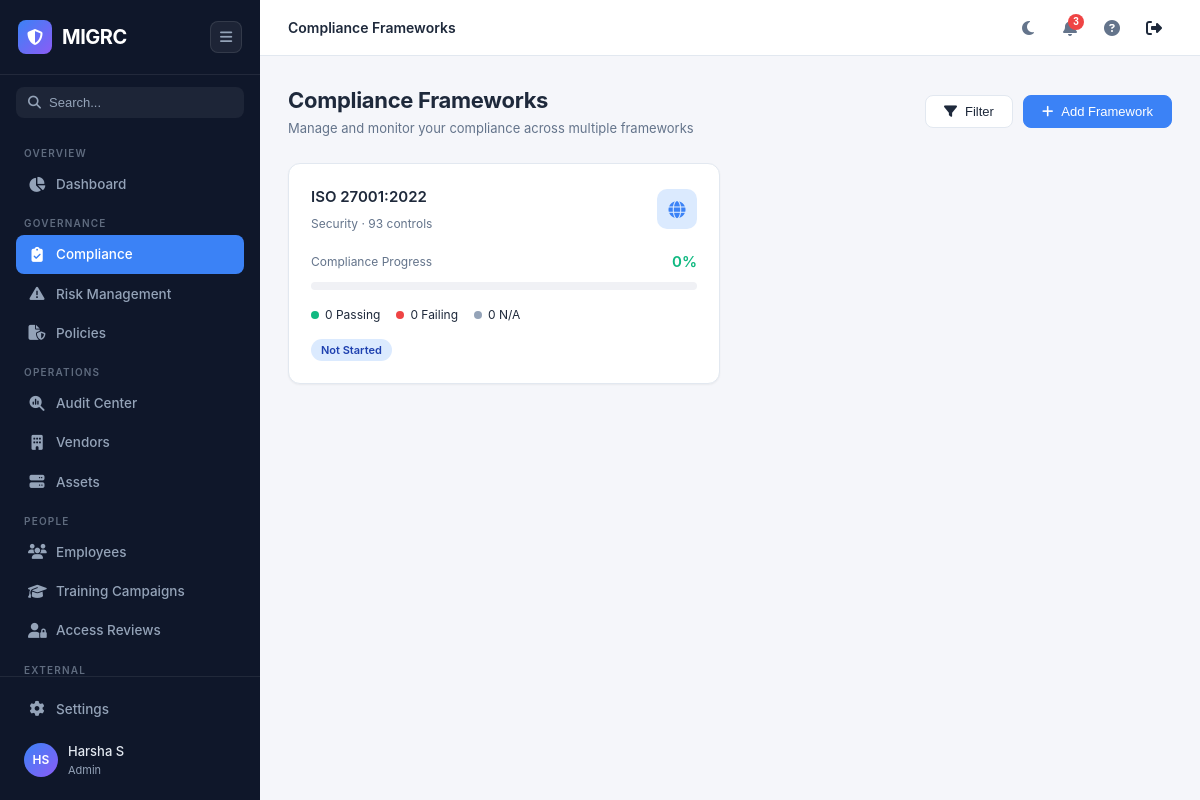
The app's page /compliance (signed in) with its own data.
### app/models.py (models this page shows, shortened)
class User(UserMixin, db.Model):
    __tablename__ = 'users'
    id = db.Column(db.Integer, primary_key=True)
    email = db.Column(db.String(120), unique=True, nullable=False, index=True)
    password_hash = db.Column(db.String(256), nullable=False)
    name = db.Column(db.String(100), nullable=False)
    role = db.Column(db.String(30), nullable=False, default='Viewer')
    is_active_user = db.Column(db.Boolean, default=True)
    created_at = db.Column(db.DateTime, default=datetime.utcnow)
    last_login = db.Column(db.DateTime)
    @property
    def is_active(self):
        return self.is_active_user

class Framework(db.Model):
    __tablename__ = 'frameworks'
    id = db.Column(db.Integer, primary_key=True)
    name = db.Column(db.String(100), nullable=False)
    description = db.Column(db.Text)
    category = db.Column(db.String(50))
    icon = db.Column(db.String(50), default='globe')
    status = db.Column(db.String(30), default='In Progress')
    owner = db.Column(db.String(100))
    target_date = db.Column(db.Date)
    controls_detail = db.Column(db.String(200))
    created_at = db.Column(db.DateTime, default=datetime.utcnow)
    updated_at = db.Column(db.DateTime, default=datetime.utcnow, onupdate=datetime.utcnow)
    controls = db.relationship('Control', backref='framework', lazy='dynamic', cascade='all, delete-orphan')
    @property
    def total_controls(self):
        return self.controls.count()
    @property
    def passing(self):
        return self.controls.filter_by(status='Passing').count()
    @property
    def failing(self):
        return self.controls.filter_by(status='Failing').count()
    @property
    def not_applicable(self):
        return self.controls.filter_by(status='Not Applicable').count()
    @property
    def not_assessed(self):
        return self.controls.filter_by(status='Not Assessed').count()
    @property
    def compliance_score(self):
        applicable = self.total_controls - self.not_applicable
        if applicable == 0:
            return 0.0
        return round((self.passing / applicable) * 100, 1)
    def to_dict(self):
        return {
            'id': self.id,
            'name': self.name,
            'description': self.description,
            'category': self.category,
            'icon': self.icon,
            'total_controls': self.total_controls,
            'controls_detail': self.controls_detail,
            'passing': self.passing,
            'failing': self.failing,
            'not_applicable': self.not_applicable,
            'not_assessed': self.not_assessed,
            'compliance_score': self.compliance_score,
            'status': self.status,
        }

### app/routes/compliance.py (the view)
@compliance_bp.route('/compliance')
@login_required
def compliance():
    frameworks = Framework.query.all()
    return render_template('compliance.html', page='compliance',
        frameworks=[fw.to_dict() for fw in frameworks])

### templates/compliance.html (shortened to what this page needs)
{% extends "base.html" %}
{% block breadcrumb %}<span>Compliance Frameworks</span>{% endblock %}
{% block content %}
<div class="page-header">
    <div>
        <h1>Compliance Frameworks</h1>
        <p>Manage and monitor your compliance across multiple frameworks</p>
    </div>
    <div class="page-actions">
        <button class="btn btn-secondary"><i class="fas fa-filter"></i> Filter</button>
        <button class="btn btn-primary" onclick="showAddFrameworkModal()"><i class="fas fa-plus"></i> Add Framework</button>
    </div>
</div>
<div class="grid-3" id="frameworkGrid">
    {% for fw in frameworks %}
    <div class="framework-card" data-category="{{ fw.category|lower }}" onclick="window.location='/compliance/{{ fw.id }}'" style="cursor:pointer;">
        <div class="framework-card-header">
            <div>
                <h4>{{ fw.name }}</h4>
                <span class="fw-category">{{ fw.category }} &middot; {{ fw.total_controls }} controls</span>
            </div>
            <div class="fw-icon stat-icon {% if fw.category == 'Security' %}blue{% elif fw.category == 'Privacy' %}purple{% elif fw.category == 'Healthcare' %}green{% else %}orange{% endif %}">
                <i class="fas fa-{{ fw.icon }}"></i>
            </div>
        </div>
        <div style="margin-bottom:12px;">
            <div class="flex-between mb-8">
                <span class="text-sm text-muted">Compliance Progress</span>
                <span class="font-semibold" style="font-size:15px;color:var(--accent-success);">{{ ((fw.passing / fw.total_controls) * 100)|round|int }}%</span>
            </div>
            <div class="progress-stacked">
            </div>
        </div>
        <div class="framework-stats">
            <div class="fw-stat"><div class="dot green"></div> {{ fw.passing }} Passing</div>
            <div class="fw-stat"><div class="dot red"></div> {{ fw.failing }} Failing</div>
            <div class="fw-stat"><div class="dot gray"></div> {{ fw.not_applicable }} N/A</div>
        </div>
        <div style="margin-top:14px;">
            <span class="badge {% if fw.status == 'Active' %}badge-success{% else %}badge-primary{% endif %}">{{ fw.status }}</span>
        </div>
    </div>
    {% endfor %}
</div>
{% endblock %}

### templates/base.html (shortened to what this page needs)
<!DOCTYPE html>
<html lang="en" data-theme="light">
<head>
    <link rel="stylesheet" href="{{ url_for('static', filename='css/style.css') }}">
    <link rel="stylesheet" href="https://cdnjs.cloudflare.com/ajax/libs/font-awesome/6.5.1/css/all.min.css">
</head>
<body>
    <aside class="sidebar" id="sidebar">
        <div class="sidebar-header">
            <div class="logo">
                <div class="logo-icon"><i class="fas fa-shield-halved"></i></div>
                <span class="logo-text">MIGRC</span>
            </div>
            <button class="sidebar-toggle" id="sidebarToggle">
                <i class="fas fa-bars"></i>
            </button>
        </div>
        <div class="sidebar-search">
            <div class="search-box">
                <i class="fas fa-search"></i>
                <input type="text" placeholder="Search..." id="sidebarSearch">
            </div>
        </div>
        <nav class="sidebar-nav">
            <div class="nav-section">
                <span class="nav-section-title">Overview</span>
                <a href="/" class="nav-item {% if page == 'dashboard' %}active{% endif %}">
                    <i class="fas fa-chart-pie"></i>
                    <span>Dashboard</span>
                </a>
            </div>
            <div class="nav-section">
                <span class="nav-section-title">Governance</span>
                <a href="/compliance" class="nav-item {% if page == 'compliance' %}active{% endif %}">
                    <i class="fas fa-clipboard-check"></i>
                    <span>Compliance</span>
                </a>
                <a href="/risks" class="nav-item {% if page == 'risks' %}active{% endif %}">
                    <i class="fas fa-exclamation-triangle"></i>
                    <span>Risk Management</span>
                </a>
                <a href="/policies" class="nav-item {% if page == 'policies' %}active{% endif %}">
                    <i class="fas fa-file-shield"></i>
                    <span>Policies</span>
                </a>
            </div>
            <div class="nav-section">
                <span class="nav-section-title">Operations</span>
                <a href="/audits" class="nav-item {% if page == 'audits' %}active{% endif %}">
                    <i class="fas fa-magnifying-glass-chart"></i>
                    <span>Audit Center</span>
                </a>
                <a href="/vendors" class="nav-item {% if page == 'vendors' %}active{% endif %}">
                    <i class="fas fa-building"></i>
                    <span>Vendors</span>
                </a>
                <a href="/assets" class="nav-item {% if page == 'assets' %}active{% endif %}">
                    <i class="fas fa-server"></i>
                    <span>Assets</span>
                </a>
            </div>
            <div class="nav-section">
                <span class="nav-section-title">People</span>
                <a href="/people/employees" class="nav-item {% if page == 'employees' %}active{% endif %}">
                    <i class="fas fa-users"></i>
                    <span>Employees</span>
                </a>
                <a href="/people/training-campaigns" class="nav-item {% if page == 'training_campaigns' %}active{% endif %}">
                    <i class="fas fa-graduation-cap"></i>
                    <span>Training Campaigns</span>
                </a>
                <a href="/people/access-reviews" class="nav-item {% if page == 'access_reviews' %}active{% endif %}">
                    <i class="fas fa-user-lock"></i>
                    <span>Access Reviews</span>
                </a>
            </div>
            <div class="nav-section">
                <span class="nav-section-title">External</span>
            </div>
        </nav>
        <div class="sidebar-footer">
            <a href="/settings" class="nav-item {% if page == 'settings' %}active{% endif %}">
                <i class="fas fa-gear"></i>
                <span>Settings</span>
            </a>
            <div class="user-profile">
                <div class="avatar">{{ current_user.name.split()[0][0] }}{{ current_user.name.split()[-1][0] if ' ' in current_user.name else '' }}</div>
                <div class="user-info">
                    <span class="user-name">{{ current_user.name }}</span>
                    <span class="user-role">{{ current_user.role }}</span>
                </div>
            </div>
        </div>
    </aside>
    <main class="main-content" id="mainContent">
        <header class="topbar">
            <div class="topbar-left">
                <div class="breadcrumb">
                    {% block breadcrumb %}{% endblock %}
                </div>
            </div>
            <div class="topbar-right">
                <button class="topbar-btn" id="themeToggle" title="Toggle theme">
                    <i class="fas fa-moon"></i>
                </button>
                <button class="topbar-btn" title="Notifications">
                    <span class="notification-badge">3</span>
                </button>
                <button class="topbar-btn" title="Help">
                    <i class="fas fa-question-circle"></i>
                </button>
                <a href="/logout" class="topbar-btn" title="Logout" style="text-decoration:none;color:inherit;">
                    <i class="fas fa-right-from-bracket"></i>
                </a>
            </div>
        </header>
        <div class="page-content">
            {% block content %}{% endblock %}
        </div>
    </main>
</body>
</html>

### records on screen
User: name "H", name "S", name "Harsha S", role "Admin"
Framework: name "ISO 27001:2022", category "Security", total_controls "93", passing "0", failing "0", not_applicable "0", status "Not Started"
